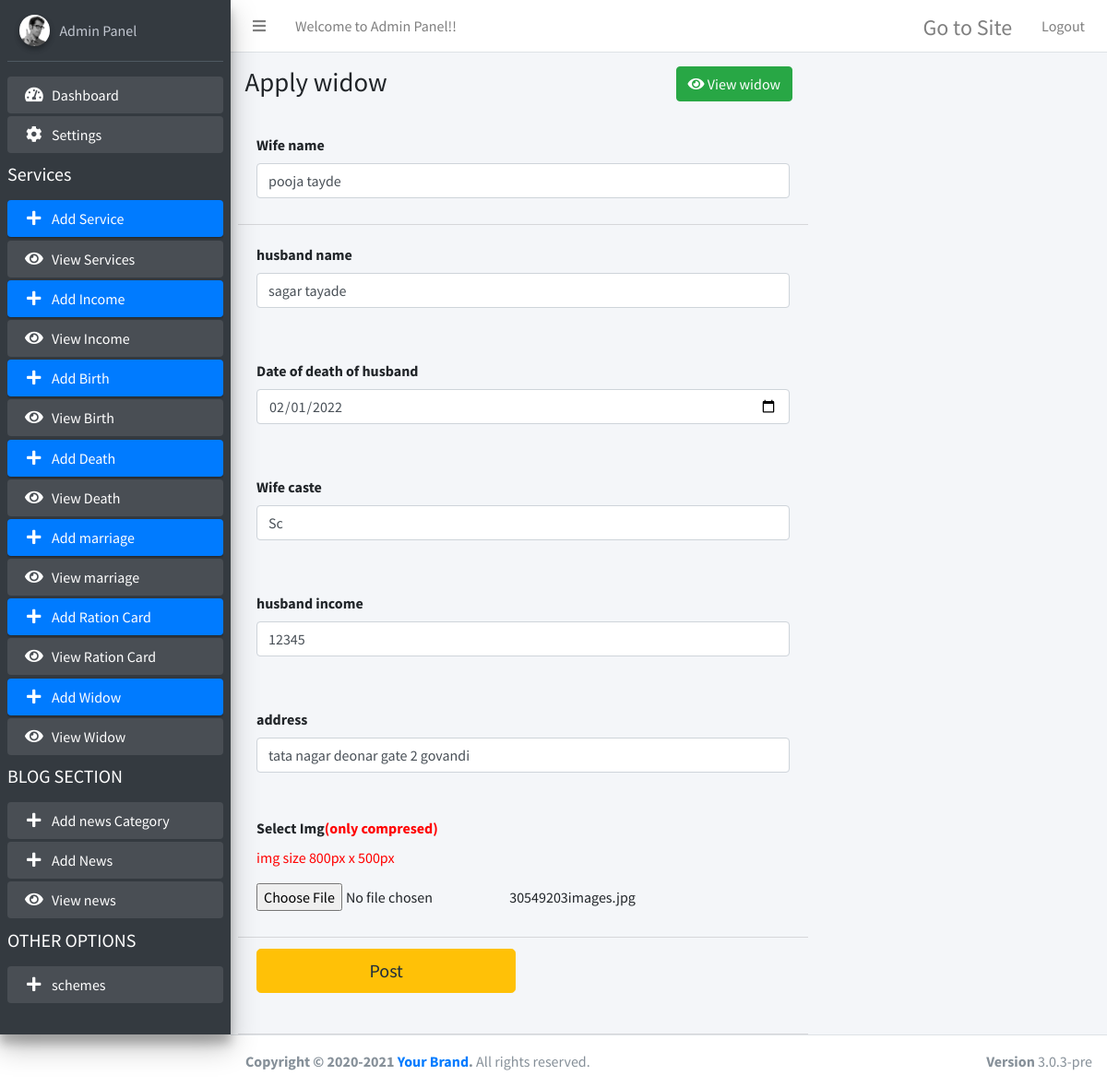
The app's page /admin/add-widow.php?edit=3 (signed in) with its own data.
### tables this page shows
CREATE TABLE `widow` (
  `id` int(11) NOT NULL,
  `name` varchar(255) NOT NULL,
  `Hname` varchar(255) NOT NULL,
  `date0fD` date NOT NULL,
  `caste` varchar(255) NOT NULL,
  `hincome` int(11) NOT NULL,
  `address` varchar(255) NOT NULL,
  `img` varchar(255) NOT NULL
);

### admin/add-Widow.php (the view, shortened to what this page needs)
<?php
include 'conn.php';
?>
<!DOCTYPE html>
<html>
<head>
  <link rel="stylesheet" href="plugins/fontawesome-free/css/all.min.css">
  <link rel="stylesheet" href="https://code.ionicframework.com/ionicons/2.0.1/css/ionicons.min.css">
  <link rel="stylesheet" href="dist/css/adminlte.min.css">
  <link rel="stylesheet" href="plugins/summernote/summernote-bs4.css">
</head>
<body class="hold-transition sidebar-mini">
<div class="wrapper">
   <?php include"topbar.php"; ?>
  <?php include"sidebar.php"; ?>
<?php
$edit = $_GET['edit'];
 $resultt = mysqli_query($con,"SELECT * FROM widow where id=".$edit."");
 $roww = mysqli_fetch_array($resultt);
?>
  <div class="content-wrapper">
    <section class="content-header">
      <div class="container-fluid">
        <div class="row mb-2">
          <div class="col-sm-6">
            <h1>Apply widow</h1>
          </div>
           <div class="col-sm-6">
          <a href="view-widow.php" class="btn btn-success"><i class="fa fa-eye" aria-hidden="true"></i>  View widow</a>
          </div>
        </div>
      </div>
    </section>
    <section class="content">
      <div class="row">
        <div class="col-md-8">
		<form action="" method="post" enctype="multipart/form-data">
			<div class="card-header">
             <div class="form-group">
                  <label> Wife name</label>
                 <input name="name" value="<?php echo $roww["name"]; ?>" type="text" class="form-control" placeholder="Enter ...">
                </div>
            </div>
			<div class="card-body pad">
			<label>husband name </label>
              <div class="mb-3">
              <input name="Hname" value="<?php echo $roww["Hname"]; ?>" type="text" class="form-control" placeholder="Enter ...">
                        </div>
            </div>
            <div class="card-body pad">
			<label>Date of death of husband </label>
              <div class="mb-3">
              <input name="date0fD" value="<?php echo $roww["date0fD"]; ?>" type="date" class="form-control" placeholder="Enter ...">
                        </div>
            </div>
            <div class="card-body pad">
			<label>Wife caste </label>
              <div class="mb-3">
                <input name="caste" value="<?php echo $roww["caste"]; ?>" type="caste" class="form-control" placeholder="Enter ...">
              </div>
            </div>
            <div class="card-body pad">
			<label> husband income</label>
              <div class="mb-3">
              <input name="hincome" value="<?php echo $roww["hincome"]; ?>" type="number" class="form-control" placeholder="Enter ...">
                        </div>
            </div>
            <div class="card-body pad">
			<label>address </label>
              <div class="mb-3">
                <input name="address" value="<?php echo $roww["address"]; ?>" type="text" class="form-control" placeholder="Enter ...">
              </div>
            </div>
			<div class="card-header">
			<div class="form-group">
                    <label for="exampleInputFile">Select Img<span style="color:red;">(only compresed)</span></label>
					<p style="color:red;">img size 800px x 500px</p>
                        <input name="lis_img" type="file" required>
                     <?php echo $roww["img"]; ?>
                  </div>
			</div>
			<div class="card-header">
             <div class="form-group">
					<div class="row">
                    <div class="col-sm-6">
                      <div class="form-group">
				<button type="submit" name="publise" class="btn btn-block btn-warning btn-lg">Post</button>
                      </div>
                    </div>
                  </div>
                </div>
            </div>
          </div>
        </div>
      </div>
  </div>
   <?php include"footer.php"; ?>
</body>
</html>

### records on screen
widow: name "pooja tayde", Hname "sagar tayade", date0fD "02/01/2022", caste "Sc", hincome "12345", address "tata nagar deonar gate 2 govandi", img "30549203images.jpg"
